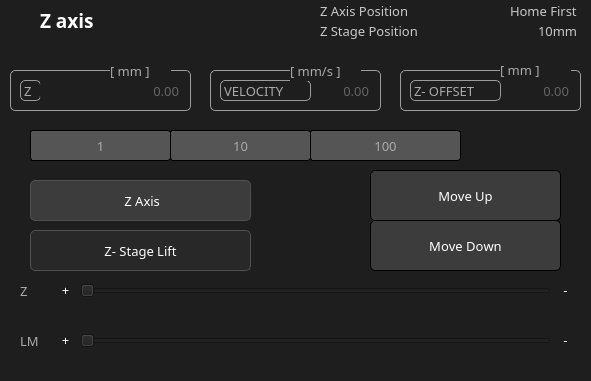
     <widget class="QFrame" name="frame_5">
      <property name="geometry">
       <rect>
        <x>20</x>
        <y>590</y>
        <width>591</width>
        <height>381</height>
       </rect>
      </property>
      <property name="font">
       <font>
        <family>Montserrat</family>
        <pointsize>10</pointsize>
        <weight>50</weight>
        <italic>false</italic>
        <bold>false</bold>
        <kerning>false</kerning>
       </font>
      </property>
      <property name="styleSheet">
       <string notr="true">background-color: rgb(30,30,30);
border:0px;</string>
      </property>
      <property name="frameShape">
       <enum>QFrame::StyledPanel</enum>
      </property>
      <property name="frameShadow">
       <enum>QFrame::Raised</enum>
      </property>
      <widget class="QFrame" name="frame_17">
       <property name="geometry">
        <rect>
         <x>0</x>
         <y>0</y>
         <width>591</width>
         <height>41</height>
        </rect>
       </property>
       <property name="font">
        <font>
         <family>Montserrat</family>
         <pointsize>10</pointsize>
         <weight>50</weight>
         <italic>false</italic>
         <bold>false</bold>
         <kerning>false</kerning>
        </font>
       </property>
       <property name="styleSheet">
        <string notr="true">border: 0px solid rgb(0,0,0);
background-color: rgb(30,30,30);</string>
       </property>
       <property name="frameShape">
        <enum>QFrame::StyledPanel</enum>
       </property>
       <property name="frameShadow">
        <enum>QFrame::Raised</enum>
       </property>
       <widget class="QLabel" name="label_16">
        <property name="geometry">
         <rect>
          <x>40</x>
          <y>0</y>
          <width>141</width>
          <height>41</height>
         </rect>
        </property>
        <property name="font">
         <font>
          <family>Montserrat</family>
          <pointsize>14</pointsize>
          <weight>75</weight>
          <italic>false</italic>
          <bold>true</bold>
          <kerning>false</kerning>
         </font>
        </property>
        <property name="styleSheet">
         <string notr="true">border:0px;
color: rgb(255, 255,255);
background-color: rgb(255, 255);</string>
        </property>
        <property name="text">
         <string>Z axis</string>
        </property>
       </widget>
       <widget class="QLabel" name="label_91">
        <property name="geometry">
         <rect>
          <x>320</x>
          <y>0</y>
          <width>151</width>
          <height>21</height>
         </rect>
        </property>
        <property name="font">
         <font>
          <family>Montserrat</family>
          <pointsize>10</pointsize>
          <weight>50</weight>
          <italic>false</italic>
          <bold>false</bold>
          <kerning>false</kerning>
         </font>
        </property>
        <property name="styleSheet">
         <string notr="true">border:0px;color: rgb(200, 200, 200);</string>
        </property>
        <property name="text">
         <string>Z Axis Position</string>
        </property>
       </widget>
       <widget class="QLineEdit" name="rollerRPM_8">
        <property name="geometry">
         <rect>
          <x>480</x>
          <y>0</y>
          <width>101</width>
          <height>21</height>
         </rect>
        </property>
        <property name="font">
         <font>
          <family>Montserrat</family>
          <pointsize>10</pointsize>
          <weight>50</weight>
          <italic>false</italic>
          <bold>false</bold>
          <kerning>false</kerning>
         </font>
        </property>
        <property name="styleSheet">
         <string notr="true">border:0px;color: rgb(200, 200, 200);</string>
        </property>
        <property name="text">
         <string>Home First</string>
        </property>
        <property name="alignment">
         <set>Qt::AlignRight|Qt::AlignTrailing|Qt::AlignVCenter</set>
        </property>
        <property name="placeholderText">
         <string>0.00</string>
        </property>
       </widget>
       <widget class="QLineEdit" name="rollerRPM_9">
        <property name="geometry">
         <rect>
          <x>480</x>
          <y>20</y>
          <width>101</width>
          <height>21</height>
         </rect>
        </property>
        <property name="font">
         <font>
          <family>Montserrat</family>
          <pointsize>10</pointsize>
          <weight>50</weight>
          <italic>false</italic>
          <bold>false</bold>
          <kerning>false</kerning>
         </font>
        </property>
        <property name="styleSheet">
         <string notr="true">border:0px;color: rgb(200, 200, 200);</string>
        </property>
        <property name="text">
         <string>10mm</string>
        </property>
        <property name="alignment">
         <set>Qt::AlignRight|Qt::AlignTrailing|Qt::AlignVCenter</set>
        </property>
        <property name="placeholderText">
         <string>0.00</string>
        </property>
       </widget>
       <widget class="QLabel" name="label_92">
        <property name="geometry">
         <rect>
          <x>320</x>
          <y>20</y>
          <width>151</width>
          <height>21</height>
         </rect>
        </property>
        <property name="font">
         <font>
          <family>Montserrat</family>
          <pointsize>10</pointsize>
          <weight>50</weight>
          <italic>false</italic>
          <bold>false</bold>
          <kerning>false</kerning>
         </font>
        </property>
        <property name="styleSheet">
         <string notr="true">border:0px;color: rgb(200, 200, 200);</string>
        </property>
        <property name="text">
         <string>Z Stage Position</string>
        </property>
       </widget>
      </widget>
      <widget class="QFrame" name="frame_20">
       <property name="geometry">
        <rect>
         <x>10</x>
         <y>70</y>
         <width>181</width>
         <height>41</height>
        </rect>
       </property>
       <property name="font">
        <font>
         <family>Montserrat</family>
         <pointsize>10</pointsize>
         <weight>50</weight>
         <italic>false</italic>
         <bold>false</bold>
         <kerning>false</kerning>
        </font>
       </property>
       <property name="styleSheet">
        <string notr="true">border: 1px solid rgb(155,155,155);
border-radius:5px;</string>
       </property>
       <property name="frameShape">
        <enum>QFrame::StyledPanel</enum>
       </property>
       <property name="frameShadow">
        <enum>QFrame::Raised</enum>
       </property>
       <widget class="QLabel" name="label_21">
        <property name="geometry">
         <rect>
          <x>10</x>
          <y>10</y>
          <width>21</width>
          <height>21</height>
         </rect>
        </property>
        <property name="font">
         <font>
          <family>Montserrat</family>
          <pointsize>10</pointsize>
          <weight>50</weight>
          <italic>false</italic>
          <bold>false</bold>
          <kerning>false</kerning>
         </font>
        </property>
        <property name="styleSheet">
         <string notr="true">BORDER:0PX;
color: rgb(170, 170, 170);</string>
        </property>
        <property name="text">
         <string>Z</string>
        </property>
       </widget>
       <widget class="QLineEdit" name="lineEdit_3">
        <property name="geometry">
         <rect>
          <x>30</x>
          <y>10</y>
          <width>141</width>
          <height>21</height>
         </rect>
        </property>
        <property name="font">
         <font>
          <family>Montserrat</family>
          <pointsize>10</pointsize>
          <weight>50</weight>
          <italic>false</italic>
          <bold>false</bold>
          <kerning>false</kerning>
         </font>
        </property>
        <property name="styleSheet">
         <string notr="true">border:0px;color: rgb(170, 170, 170);</string>
        </property>
        <property name="alignment">
         <set>Qt::AlignRight|Qt::AlignTrailing|Qt::AlignVCenter</set>
        </property>
        <property name="placeholderText">
         <string>0.00</string>
        </property>
       </widget>
      </widget>
      <widget class="QFrame" name="frame_21">
       <property name="geometry">
        <rect>
         <x>400</x>
         <y>70</y>
         <width>181</width>
         <height>41</height>
        </rect>
       </property>
       <property name="font">
        <font>
         <family>Montserrat</family>
         <pointsize>10</pointsize>
         <weight>50</weight>
         <italic>false</italic>
         <bold>false</bold>
         <kerning>false</kerning>
        </font>
       </property>
       <property name="styleSheet">
        <string notr="true">border: 1px solid rgb(155,155,155);
border-radius:5px;</string>
       </property>
       <property name="frameShape">
        <enum>QFrame::StyledPanel</enum>
       </property>
       <property name="frameShadow">
        <enum>QFrame::Raised</enum>
       </property>
       <widget class="QLabel" name="label_22">
        <property name="geometry">
         <rect>
          <x>10</x>
          <y>10</y>
          <width>91</width>
          <height>21</height>
         </rect>
        </property>
        <property name="font">
         <font>
          <family>Montserrat</family>
          <pointsize>10</pointsize>
          <weight>50</weight>
          <italic>false</italic>
          <bold>false</bold>
          <kerning>false</kerning>
         </font>
        </property>
        <property name="styleSheet">
         <string notr="true">BORDER:0PX;
color: rgb(170, 170, 170);</string>
        </property>
        <property name="text">
         <string>Z- OFFSET</string>
        </property>
       </widget>
       <widget class="QLineEdit" name="lineEdit_4">
        <property name="geometry">
         <rect>
          <x>110</x>
          <y>10</y>
          <width>61</width>
          <height>21</height>
         </rect>
        </property>
        <property name="font">
         <font>
          <family>Montserrat</family>
          <pointsize>10</pointsize>
          <weight>50</weight>
          <italic>false</italic>
          <bold>false</bold>
          <kerning>false</kerning>
         </font>
        </property>
        <property name="styleSheet">
         <string notr="true">border:0px;color: rgb(170, 170, 170);</string>
        </property>
        <property name="alignment">
         <set>Qt::AlignRight|Qt::AlignTrailing|Qt::AlignVCenter</set>
        </property>
        <property name="placeholderText">
         <string>0.00</string>
        </property>
       </widget>
      </widget>
      <widget class="QLabel" name="label_23">
       <property name="geometry">
        <rect>
         <x>110</x>
         <y>60</y>
         <width>61</width>
         <height>21</height>
        </rect>
       </property>
       <property name="font">
        <font>
         <family>Montserrat</family>
         <pointsize>10</pointsize>
         <weight>50</weight>
         <italic>false</italic>
         <bold>false</bold>
         <kerning>false</kerning>
        </font>
       </property>
       <property name="styleSheet">
        <string notr="true">BORDER:0PX;
color: rgb(170, 170, 170);</string>
       </property>
       <property name="text">
        <string>[ mm ]</string>
       </property>
      </widget>
      <widget class="QLabel" name="label_25">
       <property name="geometry">
        <rect>
         <x>30</x>
         <y>180</y>
         <width>221</width>
         <height>41</height>
        </rect>
       </property>
       <property name="font">
        <font>
         <family>Montserrat</family>
         <pointsize>10</pointsize>
         <weight>50</weight>
         <italic>false</italic>
         <bold>false</bold>
         <kerning>false</kerning>
        </font>
       </property>
       <property name="styleSheet">
        <string notr="true">border:1px solid rgb(80,80,80);
border-radius:5px;
color: rgb(255, 255, 255);
background-color: rgb(60, 60, 60);</string>
       </property>
       <property name="text">
        <string> Z Axis</string>
       </property>
       <property name="alignment">
        <set>Qt::AlignCenter</set>
       </property>
      </widget>
      <widget class="QLabel" name="label_26">
       <property name="geometry">
        <rect>
         <x>30</x>
         <y>230</y>
         <width>221</width>
         <height>41</height>
        </rect>
       </property>
       <property name="font">
        <font>
         <family>Montserrat</family>
         <pointsize>10</pointsize>
         <weight>50</weight>
         <italic>false</italic>
         <bold>false</bold>
         <kerning>false</kerning>
        </font>
       </property>
       <property name="styleSheet">
        <string notr="true">border:1px solid rgb(80,80,80);
border-radius:5px;
color: rgb(255, 255, 255);
background-color: rgb(40, 40, 40);</string>
       </property>
       <property name="text">
        <string>Z- Stage Lift</string>
       </property>
       <property name="alignment">
        <set>Qt::AlignCenter</set>
       </property>
      </widget>
      <widget class="QPushButton" name="pushButton_3">
       <property name="geometry">
        <rect>
         <x>310</x>
         <y>130</y>
         <width>151</width>
         <height>31</height>
        </rect>
       </property>
       <property name="font">
        <font>
         <family>Montserrat</family>
         <pointsize>10</pointsize>
         <weight>50</weight>
         <italic>false</italic>
         <bold>false</bold>
         <kerning>false</kerning>
        </font>
       </property>
       <property name="styleSheet">
        <string notr="true">border:1px solid rgb(0,0,0);
border-radius:3px;
color: rgb(170, 170, 170);
background-color: rgb(85, 85, 85);</string>
       </property>
       <property name="text">
        <string>100</string>
       </property>
      </widget>
      <widget class="QPushButton" name="pushButton_4">
       <property name="geometry">
        <rect>
         <x>170</x>
         <y>130</y>
         <width>141</width>
         <height>31</height>
        </rect>
       </property>
       <property name="font">
        <font>
         <family>Montserrat</family>
         <pointsize>10</pointsize>
         <weight>50</weight>
         <italic>false</italic>
         <bold>false</bold>
         <kerning>false</kerning>
        </font>
       </property>
       <property name="styleSheet">
        <string notr="true">border:1px solid rgb(0,0,0);
border-radius:3px;
color: rgb(170, 170, 170);
background-color: rgb(85, 85, 85);</string>
       </property>
       <property name="text">
        <string>10</string>
       </property>
      </widget>
      <widget class="QPushButton" name="pushButton_5">
       <property name="geometry">
        <rect>
         <x>30</x>
         <y>130</y>
         <width>141</width>
         <height>31</height>
        </rect>
       </property>
       <property name="font">
        <font>
         <family>Montserrat</family>
         <pointsize>10</pointsize>
         <weight>50</weight>
         <italic>false</italic>
         <bold>false</bold>
         <kerning>false</kerning>
        </font>
       </property>
       <property name="styleSheet">
        <string notr="true">border:1px solid rgb(0,0,0);
border-radius:3px;
color: rgb(170, 170, 170);
background-color: rgb(85, 85, 85);</string>
       </property>
       <property name="text">
        <string>1</string>
       </property>
      </widget>
      <widget class="QFrame" name="frame_22">
       <property name="geometry">
        <rect>
         <x>210</x>
         <y>70</y>
         <width>171</width>
         <height>41</height>
        </rect>
       </property>
       <property name="font">
        <font>
         <family>Montserrat</family>
         <pointsize>10</pointsize>
         <weight>50</weight>
         <italic>false</italic>
         <bold>false</bold>
         <kerning>false</kerning>
        </font>
       </property>
       <property name="styleSheet">
        <string notr="true">border: 1px solid rgb(155,155,155);
border-radius:5px;</string>
       </property>
       <property name="frameShape">
        <enum>QFrame::StyledPanel</enum>
       </property>
       <property name="frameShadow">
        <enum>QFrame::Raised</enum>
       </property>
       <widget class="QLabel" name="label_31">
        <property name="geometry">
         <rect>
          <x>10</x>
          <y>10</y>
          <width>91</width>
          <height>21</height>
         </rect>
        </property>
        <property name="font">
         <font>
          <family>Montserrat</family>
          <pointsize>10</pointsize>
          <weight>50</weight>
          <italic>false</italic>
          <bold>false</bold>
          <kerning>false</kerning>
         </font>
        </property>
        <property name="styleSheet">
         <string notr="true">BORDER:0PX;
color: rgb(170, 170, 170);</string>
        </property>
        <property name="text">
         <string>VELOCITY</string>
        </property>
       </widget>
       <widget class="QLineEdit" name="lineEdit_5">
        <property name="geometry">
         <rect>
          <x>110</x>
          <y>10</y>
          <width>51</width>
          <height>21</height>
         </rect>
        </property>
        <property name="font">
         <font>
          <family>Montserrat</family>
          <pointsize>10</pointsize>
          <weight>50</weight>
          <italic>false</italic>
          <bold>false</bold>
          <kerning>false</kerning>
         </font>
        </property>
        <property name="styleSheet">
         <string notr="true">border:0px;color: rgb(170, 170, 170);</string>
        </property>
        <property name="alignment">
         <set>Qt::AlignRight|Qt::AlignTrailing|Qt::AlignVCenter</set>
        </property>
        <property name="placeholderText">
         <string>0.00</string>
        </property>
       </widget>
      </widget>
      <widget class="QLabel" name="label_32">
       <property name="geometry">
        <rect>
         <x>290</x>
         <y>60</y>
         <width>71</width>
         <height>21</height>
        </rect>
       </property>
       <property name="font">
        <font>
         <family>Montserrat</family>
         <pointsize>10</pointsize>
         <weight>50</weight>
         <italic>false</italic>
         <bold>false</bold>
         <kerning>false</kerning>
        </font>
       </property>
       <property name="styleSheet">
        <string notr="true">BORDER:0PX;
color: rgb(170, 170, 170);</string>
       </property>
       <property name="text">
        <string>[ mm/s ]</string>
       </property>
      </widget>
      <widget class="QLabel" name="label_24">
       <property name="geometry">
        <rect>
         <x>500</x>
         <y>60</y>
         <width>71</width>
         <height>20</height>
        </rect>
       </property>
       <property name="font">
        <font>
         <family>Montserrat</family>
         <pointsize>10</pointsize>
         <weight>50</weight>
         <italic>false</italic>
         <bold>false</bold>
         <kerning>false</kerning>
        </font>
       </property>
       <property name="styleSheet">
        <string notr="true">BORDER:0PX;
color: rgb(170, 170, 170);</string>
       </property>
       <property name="text">
        <string>[ mm ]</string>
       </property>
      </widget>
      <widget class="QSlider" name="horizontalSlider">
       <property name="geometry">
        <rect>
         <x>80</x>
         <y>280</y>
         <width>471</width>
         <height>22</height>
        </rect>
       </property>
       <property name="font">
        <font>
         <family>Montserrat</family>
         <pointsize>10</pointsize>
         <weight>50</weight>
         <italic>false</italic>
         <bold>false</bold>
         <kerning>false</kerning>
        </font>
       </property>
       <property name="orientation">
        <enum>Qt::Horizontal</enum>
       </property>
       <property name="tickPosition">
        <enum>QSlider::NoTicks</enum>
       </property>
      </widget>
      <widget class="QSlider" name="horizontalSlider_2">
       <property name="geometry">
        <rect>
         <x>80</x>
         <y>330</y>
         <width>471</width>
         <height>22</height>
        </rect>
       </property>
       <property name="font">
        <font>
         <family>Montserrat</family>
         <pointsize>10</pointsize>
         <weight>50</weight>
         <italic>false</italic>
         <bold>false</bold>
         <kerning>false</kerning>
        </font>
       </property>
       <property name="orientation">
        <enum>Qt::Horizontal</enum>
       </property>
       <property name="tickPosition">
        <enum>QSlider::NoTicks</enum>
       </property>
      </widget>
      <widget class="QLabel" name="label_54">
       <property name="geometry">
        <rect>
         <x>20</x>
         <y>280</y>
         <width>21</width>
         <height>21</height>
        </rect>
       </property>
       <property name="font">
        <font>
         <family>Montserrat</family>
         <pointsize>10</pointsize>
         <weight>50</weight>
         <italic>false</italic>
         <bold>false</bold>
         <kerning>false</kerning>
        </font>
       </property>
       <property name="styleSheet">
        <string notr="true">BORDER:0PX;
color: rgb(170, 170, 170);</string>
       </property>
       <property name="text">
        <string>Z</string>
       </property>
      </widget>
      <widget class="QLabel" name="label_90">
       <property name="geometry">
        <rect>
         <x>20</x>
         <y>330</y>
         <width>21</width>
         <height>21</height>
        </rect>
       </property>
       <property name="font">
        <font>
         <family>Montserrat</family>
         <pointsize>10</pointsize>
         <weight>50</weight>
         <italic>false</italic>
         <bold>false</bold>
         <kerning>false</kerning>
        </font>
       </property>
       <property name="styleSheet">
        <string notr="true">BORDER:0PX;
color: rgb(170, 170, 170);</string>
       </property>
       <property name="text">
        <string>LM</string>
       </property>
      </widget>
      <widget class="QPushButton" name="pushButton_53">
       <property name="geometry">
        <rect>
         <x>50</x>
         <y>280</y>
         <width>31</width>
         <height>20</height>
        </rect>
       </property>
       <property name="font">
        <font>
         <family>Montserrat</family>
         <pointsize>10</pointsize>
         <weight>50</weight>
         <italic>false</italic>
         <bold>false</bold>
         <kerning>false</kerning>
        </font>
       </property>
       <property name="styleSheet">
        <string notr="true">color: rgb(255, 255, 255);</string>
       </property>
       <property name="text">
        <string>+</string>
       </property>
      </widget>
      <widget class="QPushButton" name="pushButton_54">
       <property name="geometry">
        <rect>
         <x>50</x>
         <y>330</y>
         <width>31</width>
         <height>20</height>
        </rect>
       </property>
       <property name="font">
        <font>
         <family>Montserrat</family>
         <pointsize>10</pointsize>
         <weight>50</weight>
         <italic>false</italic>
         <bold>false</bold>
         <kerning>false</kerning>
        </font>
       </property>
       <property name="styleSheet">
        <string notr="true">color: rgb(255, 255, 255);</string>
       </property>
       <property name="text">
        <string>+</string>
       </property>
      </widget>
      <widget class="QPushButton" name="pushButton_55">
       <property name="geometry">
        <rect>
         <x>550</x>
         <y>280</y>
         <width>31</width>
         <height>20</height>
        </rect>
       </property>
       <property name="font">
        <font>
         <family>Montserrat</family>
         <pointsize>10</pointsize>
         <weight>50</weight>
         <italic>false</italic>
         <bold>false</bold>
         <kerning>false</kerning>
        </font>
       </property>
       <property name="styleSheet">
        <string notr="true">color: rgb(255, 255, 255);</string>
       </property>
       <property name="text">
        <string>-</string>
       </property>
      </widget>
      <widget class="QPushButton" name="pushButton_56">
       <property name="geometry">
        <rect>
         <x>550</x>
         <y>330</y>
         <width>31</width>
         <height>20</height>
        </rect>
       </property>
       <property name="font">
        <font>
         <family>Montserrat</family>
         <pointsize>10</pointsize>
         <weight>50</weight>
         <italic>false</italic>
         <bold>false</bold>
         <kerning>false</kerning>
        </font>
       </property>
       <property name="styleSheet">
        <string notr="true">color: rgb(255, 255, 255);</string>
       </property>
       <property name="text">
        <string>-</string>
       </property>
      </widget>
      <widget class="QPushButton" name="changeDIR_4">
       <property name="geometry">
        <rect>
         <x>370</x>
         <y>170</y>
         <width>191</width>
         <height>51</height>
        </rect>
       </property>
       <property name="font">
        <font>
         <family>Montserrat</family>
         <pointsize>10</pointsize>
         <weight>50</weight>
         <italic>false</italic>
         <bold>false</bold>
         <kerning>false</kerning>
        </font>
       </property>
       <property name="styleSheet">
        <string notr="true">border:1px solid rgb(0,0,0);
border-radius:5px;
color: rgb(255, 255, 255);
background-color: rgb(60, 60, 60);</string>
       </property>
       <property name="text">
        <string>Move Up</string>
       </property>
      </widget>
      <widget class="QPushButton" name="changeDIR_5">
       <property name="geometry">
        <rect>
         <x>370</x>
         <y>220</y>
         <width>191</width>
         <height>51</height>
        </rect>
       </property>
       <property name="font">
        <font>
         <family>Montserrat</family>
         <pointsize>10</pointsize>
         <weight>50</weight>
         <italic>false</italic>
         <bold>false</bold>
         <kerning>false</kerning>
        </font>
       </property>
       <property name="styleSheet">
        <string notr="true">border:1px solid rgb(0,0,0);
border-radius:5px;
color: rgb(255, 255, 255);
background-color: rgb(60, 60, 60);</string>
       </property>
       <property name="text">
        <string>Move Down</string>
       </property>
      </widget>
      <zorder>frame_17</zorder>
      <zorder>frame_20</zorder>
      <zorder>frame_21</zorder>
      <zorder>label_23</zorder>
      <zorder>label_25</zorder>
      <zorder>label_26</zorder>
      <zorder>pushButton_3</zorder>
      <zorder>pushButton_4</zorder>
      <zorder>pushButton_5</zorder>
      <zorder>frame_22</zorder>
      <zorder>label_24</zorder>
      <zorder>horizontalSlider</zorder>
      <zorder>horizontalSlider_2</zorder>
      <zorder>label_54</zorder>
      <zorder>label_90</zorder>
      <zorder>pushButton_53</zorder>
      <zorder>pushButton_54</zorder>
      <zorder>pushButton_55</zorder>
      <zorder>pushButton_56</zorder>
      <zorder>label_32</zorder>
      <zorder>changeDIR_4</zorder>
      <zorder>changeDIR_5</zorder>
     </widget>
